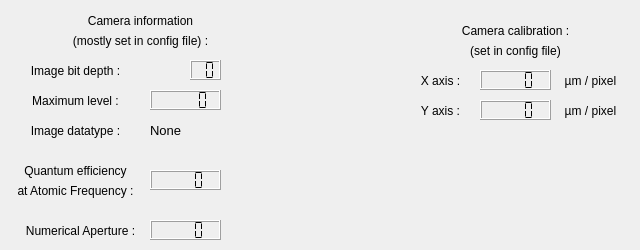
          <widget class="QWidget" name="tab_Camera_infos">
           <attribute name="title">
            <string>Information</string>
           </attribute>
           <widget class="QLabel" name="label_17">
            <property name="geometry">
             <rect>
              <x>420</x>
              <y>70</y>
              <width>41</width>
              <height>21</height>
             </rect>
            </property>
            <property name="text">
             <string>X axis :</string>
            </property>
            <property name="alignment">
             <set>Qt::AlignCenter</set>
            </property>
           </widget>
           <widget class="QLabel" name="label_16">
            <property name="geometry">
             <rect>
              <x>440</x>
              <y>20</y>
              <width>151</width>
              <height>21</height>
             </rect>
            </property>
            <property name="text">
             <string>Camera calibration :</string>
            </property>
            <property name="alignment">
             <set>Qt::AlignCenter</set>
            </property>
           </widget>
           <widget class="QLabel" name="label_19">
            <property name="geometry">
             <rect>
              <x>550</x>
              <y>70</y>
              <width>81</width>
              <height>21</height>
             </rect>
            </property>
            <property name="text">
             <string>µm / pixel</string>
            </property>
            <property name="alignment">
             <set>Qt::AlignCenter</set>
            </property>
           </widget>
           <widget class="QLCDNumber" name="lcdNumber_camera_pixelCalXumperpx">
            <property name="geometry">
             <rect>
              <x>480</x>
              <y>70</y>
              <width>71</width>
              <height>20</height>
             </rect>
            </property>
            <property name="smallDecimalPoint">
             <bool>false</bool>
            </property>
            <property name="digitCount">
             <number>4</number>
            </property>
            <property name="mode">
             <enum>QLCDNumber::Dec</enum>
            </property>
            <property name="segmentStyle">
             <enum>QLCDNumber::Flat</enum>
            </property>
            <property name="value" stdset="0">
             <double>0.000000000000000</double>
            </property>
            <property name="intValue" stdset="0">
             <number>0</number>
            </property>
           </widget>
           <widget class="QLCDNumber" name="lcdNumber_camera_pixelCalYumperpx">
            <property name="geometry">
             <rect>
              <x>480</x>
              <y>100</y>
              <width>71</width>
              <height>20</height>
             </rect>
            </property>
            <property name="smallDecimalPoint">
             <bool>false</bool>
            </property>
            <property name="digitCount">
             <number>4</number>
            </property>
            <property name="mode">
             <enum>QLCDNumber::Dec</enum>
            </property>
            <property name="segmentStyle">
             <enum>QLCDNumber::Flat</enum>
            </property>
            <property name="value" stdset="0">
             <double>0.000000000000000</double>
            </property>
            <property name="intValue" stdset="0">
             <number>0</number>
            </property>
           </widget>
           <widget class="QLabel" name="label_20">
            <property name="geometry">
             <rect>
              <x>550</x>
              <y>100</y>
              <width>81</width>
              <height>21</height>
             </rect>
            </property>
            <property name="text">
             <string>µm / pixel</string>
            </property>
            <property name="alignment">
             <set>Qt::AlignCenter</set>
            </property>
           </widget>
           <widget class="QLabel" name="label_18">
            <property name="geometry">
             <rect>
              <x>420</x>
              <y>100</y>
              <width>41</width>
              <height>21</height>
             </rect>
            </property>
            <property name="text">
             <string>Y axis :</string>
            </property>
            <property name="alignment">
             <set>Qt::AlignCenter</set>
            </property>
           </widget>
           <widget class="QLabel" name="label_21">
            <property name="geometry">
             <rect>
              <x>440</x>
              <y>40</y>
              <width>151</width>
              <height>21</height>
             </rect>
            </property>
            <property name="text">
             <string>(set in config file)</string>
            </property>
            <property name="alignment">
             <set>Qt::AlignCenter</set>
            </property>
           </widget>
           <widget class="QLCDNumber" name="lcdNumber_camera_maxLevel">
            <property name="geometry">
             <rect>
              <x>150</x>
              <y>90</y>
              <width>71</width>
              <height>20</height>
             </rect>
            </property>
            <property name="smallDecimalPoint">
             <bool>false</bool>
            </property>
            <property name="digitCount">
             <number>5</number>
            </property>
            <property name="mode">
             <enum>QLCDNumber::Dec</enum>
            </property>
            <property name="segmentStyle">
             <enum>QLCDNumber::Flat</enum>
            </property>
            <property name="value" stdset="0">
             <double>0.000000000000000</double>
            </property>
            <property name="intValue" stdset="0">
             <number>0</number>
            </property>
           </widget>
           <widget class="QLabel" name="label_29">
            <property name="geometry">
             <rect>
              <x>20</x>
              <y>90</y>
              <width>111</width>
              <height>21</height>
             </rect>
            </property>
            <property name="text">
             <string>Maximum level :</string>
            </property>
            <property name="alignment">
             <set>Qt::AlignCenter</set>
            </property>
           </widget>
           <widget class="QLabel" name="label_42">
            <property name="geometry">
             <rect>
              <x>60</x>
              <y>10</y>
              <width>161</width>
              <height>21</height>
             </rect>
            </property>
            <property name="text">
             <string>Camera information</string>
            </property>
            <property name="alignment">
             <set>Qt::AlignCenter</set>
            </property>
           </widget>
           <widget class="QLCDNumber" name="lcdNumber_camera_QuantumEff">
            <property name="geometry">
             <rect>
              <x>150</x>
              <y>170</y>
              <width>71</width>
              <height>20</height>
             </rect>
            </property>
            <property name="smallDecimalPoint">
             <bool>false</bool>
            </property>
            <property name="digitCount">
             <number>4</number>
            </property>
            <property name="mode">
             <enum>QLCDNumber::Dec</enum>
            </property>
            <property name="segmentStyle">
             <enum>QLCDNumber::Flat</enum>
            </property>
            <property name="value" stdset="0">
             <double>0.000000000000000</double>
            </property>
            <property name="intValue" stdset="0">
             <number>0</number>
            </property>
           </widget>
           <widget class="QLabel" name="label_43">
            <property name="geometry">
             <rect>
              <x>10</x>
              <y>160</y>
              <width>131</width>
              <height>21</height>
             </rect>
            </property>
            <property name="text">
             <string>Quantum efficiency</string>
            </property>
            <property name="alignment">
             <set>Qt::AlignCenter</set>
            </property>
           </widget>
           <widget class="QLabel" name="label_44">
            <property name="geometry">
             <rect>
              <x>10</x>
              <y>180</y>
              <width>131</width>
              <height>21</height>
             </rect>
            </property>
            <property name="text">
             <string>at Atomic Frequency :</string>
            </property>
            <property name="alignment">
             <set>Qt::AlignCenter</set>
            </property>
           </widget>
           <widget class="QLabel" name="label_46">
            <property name="geometry">
             <rect>
              <x>20</x>
              <y>220</y>
              <width>121</width>
              <height>21</height>
             </rect>
            </property>
            <property name="text">
             <string>Numerical Aperture :</string>
            </property>
            <property name="alignment">
             <set>Qt::AlignCenter</set>
            </property>
           </widget>
           <widget class="QLCDNumber" name="lcdNumber_camera_numericalAperture">
            <property name="geometry">
             <rect>
              <x>150</x>
              <y>220</y>
              <width>71</width>
              <height>20</height>
             </rect>
            </property>
            <property name="smallDecimalPoint">
             <bool>false</bool>
            </property>
            <property name="digitCount">
             <number>4</number>
            </property>
            <property name="mode">
             <enum>QLCDNumber::Dec</enum>
            </property>
            <property name="segmentStyle">
             <enum>QLCDNumber::Flat</enum>
            </property>
            <property name="value" stdset="0">
             <double>0.000000000000000</double>
            </property>
            <property name="intValue" stdset="0">
             <number>0</number>
            </property>
           </widget>
           <widget class="QLabel" name="label_45">
            <property name="geometry">
             <rect>
              <x>60</x>
              <y>30</y>
              <width>161</width>
              <height>21</height>
             </rect>
            </property>
            <property name="text">
             <string>(mostly set in config file) :</string>
            </property>
            <property name="alignment">
             <set>Qt::AlignCenter</set>
            </property>
           </widget>
           <widget class="QLCDNumber" name="lcdNumber_camera_bit_depth">
            <property name="geometry">
             <rect>
              <x>190</x>
              <y>60</y>
              <width>31</width>
              <height>20</height>
             </rect>
            </property>
            <property name="smallDecimalPoint">
             <bool>false</bool>
            </property>
            <property name="digitCount">
             <number>2</number>
            </property>
            <property name="mode">
             <enum>QLCDNumber::Dec</enum>
            </property>
            <property name="segmentStyle">
             <enum>QLCDNumber::Flat</enum>
            </property>
            <property name="value" stdset="0">
             <double>0.000000000000000</double>
            </property>
            <property name="intValue" stdset="0">
             <number>0</number>
            </property>
           </widget>
           <widget class="QLabel" name="label_33">
            <property name="geometry">
             <rect>
              <x>20</x>
              <y>60</y>
              <width>111</width>
              <height>21</height>
             </rect>
            </property>
            <property name="text">
             <string>Image bit depth :</string>
            </property>
            <property name="alignment">
             <set>Qt::AlignCenter</set>
            </property>
           </widget>
           <widget class="QLabel" name="label_39">
            <property name="geometry">
             <rect>
              <x>20</x>
              <y>120</y>
              <width>111</width>
              <height>21</height>
             </rect>
            </property>
            <property name="text">
             <string>Image datatype :</string>
            </property>
            <property name="alignment">
             <set>Qt::AlignCenter</set>
            </property>
           </widget>
           <widget class="QLabel" name="label_image_datatype">
            <property name="geometry">
             <rect>
              <x>150</x>
              <y>120</y>
              <width>71</width>
              <height>21</height>
             </rect>
            </property>
            <property name="font">
             <font>
              <pointsize>10</pointsize>
              <weight>50</weight>
              <bold>false</bold>
             </font>
            </property>
            <property name="text">
             <string>None</string>
            </property>
            <property name="alignment">
             <set>Qt::AlignLeading|Qt::AlignLeft|Qt::AlignVCenter</set>
            </property>
           </widget>
          </widget>
